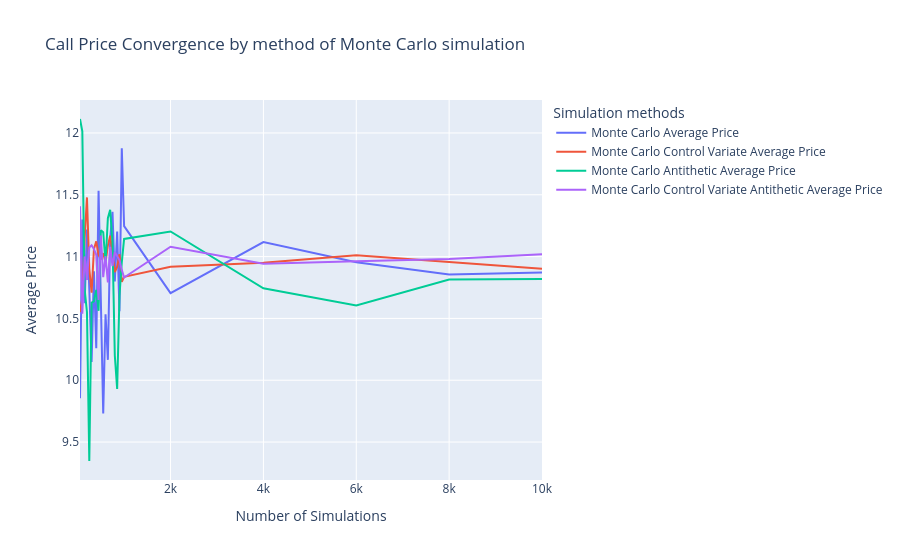

Here is the notebook cell this chart was saved with:
### Code cell
fig = go.Figure()

# Courbe 1 : Moyenne
fig.add_trace(go.Scatter(
    x=df_call_mc.index,
    y=df_call_mc["mean"],
    mode='lines',
    name='Monte Carlo Average Price'
))

fig.add_trace(go.Scatter(
    x=df_call_mc_cv.index,
    y=df_call_mc_cv["mean"],
    mode='lines',
    name='Monte Carlo Control Variate Average Price'
))

fig.add_trace(go.Scatter(
    x=df_call_mc_an.index,
    y=df_call_mc_an["mean"],
    mode='lines',
    name='Monte Carlo Antithetic Average Price'
))

fig.add_trace(go.Scatter(
    x=df_call_mc_an_cv.index,
    y=df_call_mc_an_cv["mean"],
    mode='lines',
    name='Monte Carlo Control Variate Antithetic Average Price'
))

fig.update_layout(
    title="Call Price Convergence by method of Monte Carlo simulation",
    xaxis_title="Number of Simulations",
    yaxis_title="Average Price",
    legend_title="Simulation methods"
)

fig.show()

### Figure 1 — Plotly figure (JSON) as saved in the notebook; plotly's stock layout.template omitted (floating-point values rounded to 4 significant figures)
{"data": [{"mode": "lines", "name": "Monte Carlo Average Price", "type": "scatter", "x": [50, 100, 150, 200, 250, 300, 350, 400, 450, 500, 550, 600, 650, 700, 750, 800, 850, 900, 950, 1000, 2000, 4000, 6000, 8000, 10000], "y": [9.854, 11.3, 10.62, 11.22, 10.74, 10.15, 10.88, 10.26, 11.53, 10.7, 9.73, 10.53, 10.16, 11.15, 11.36, 10.8, 11.2, 10.56, 11.88, 11.25, 10.7, 11.12, 10.96, 10.86, 10.87]}, {"mode": "lines", "name": "Monte Carlo Control Variate Average Price", "type": "scatter", "x": [50, 100, 150, 200, 250, 300, 350, 400, 450, 500, 550, 600, 650, 700, 750, 800, 850, 900, 950, 1000, 2000, 4000, 6000, 8000, 10000], "y": [10.55, 10.66, 11.15, 11.48, 10.9, 10.71, 11.06, 11.12, 11.01, 10.98, 11.03, 10.95, 11.09, 11.17, 11.03, 10.87, 10.92, 11.02, 10.8, 10.84, 10.92, 10.95, 11.01, 10.96, 10.9]}, {"mode": "lines", "name": "Monte Carlo Antithetic Average Price", "type": "scatter", "x": [50, 100, 150, 200, 250, 300, 350, 400, 450, 500, 550, 600, 650, 700, 750, 800, 850, 900, 950, 1000, 2000, 4000, 6000, 8000, 10000], "y": [12.11, 12.01, 10.73, 10.55, 9.347, 10.63, 10.64, 10.73, 10.56, 11.21, 11.2, 10.95, 11.31, 11.38, 11.11, 10.2, 9.929, 10.68, 10.95, 11.14, 11.2, 10.74, 10.61, 10.81, 10.82]}, {"mode": "lines", "name": "Monte Carlo Control Variate Antithetic Average Price", "type": "scatter", "x": [50, 100, 150, 200, 250, 300, 350, 400, 450, 500, 550, 600, 650, 700, 750, 800, 850, 900, 950, 1000, 2000, 4000, 6000, 8000, 10000], "y": [11.41, 10.54, 11.0, 10.81, 11.07, 11.09, 11.06, 11.01, 10.65, 11.17, 10.83, 11.0, 10.79, 11.08, 10.92, 11.04, 11.0, 10.97, 10.89, 10.83, 11.08, 10.94, 10.96, 10.98, 11.02]}], "layout": {"legend": {"title": {"text": "Simulation methods"}}, "title": {"text": "Call Price Convergence by method of Monte Carlo simulation"}, "xaxis": {"title": {"text": "Number of Simulations"}}, "yaxis": {"title": {"text": "Average Price"}}}}
